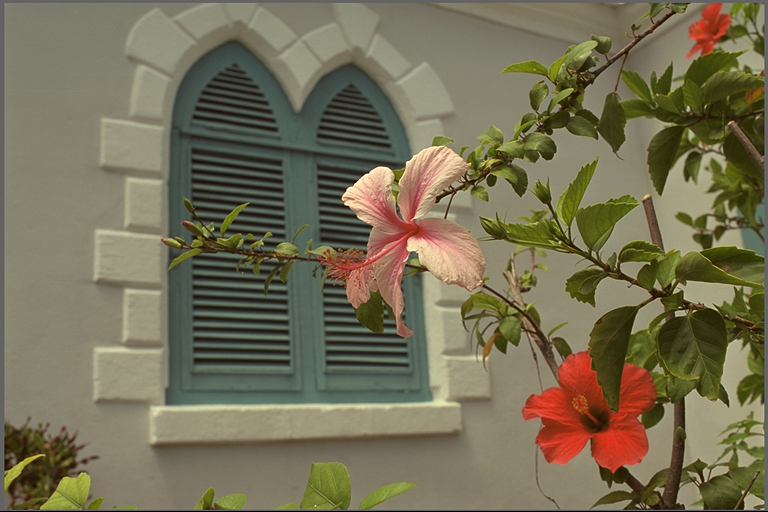
#> input picture Tests/kodim07.png, 768 x 512 px, found by its file name
$ jupyter execute dft2d.ipynb
#> lines starting #> are read from the running program, lines starting #| are printed output that depends on the picture
[cell 1]
import numpy as np
import scipy.ndimage as nd
from skimage import data, morphology, filters as imfilter
import cv2
import matplotlib.pyplot as plt
import skimage.metrics as metrics
cv2.useOptimized()
import urllib.request

[cell 2]
# read samle image from url
urllib.request.urlretrieve('https://r0k.us/graphics/kodak/kodak/kodim07.png', 'kodim07.png')
im=cv2.imread('kodim07.png')
#> im is the input picture: shape (512, 768, 3); mean B, G, R 85.4, 110.7, 117.6
im=cv2.cvtColor(im, cv2.COLOR_BGR2RGB)
imgray=cv2.cvtColor(im, cv2.COLOR_RGB2GRAY)
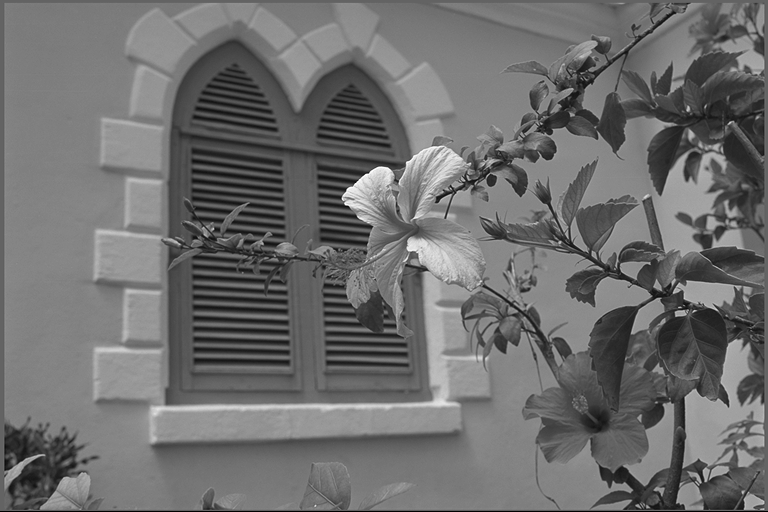
#> imgray: shape (512, 768); min 0, max 255, mean 109.9

plt.figure()
plt.imshow(im)
plt.title('Original Image')

plt.figure()
plt.imshow(imgray, cmap='gray')
plt.title('Grayscale Image')

[cell 3]
#compute dft
#dft = cv2.dft(np.float32(imgray),flags = cv2.DFT_COMPLEX_OUTPUT)

dft = np.fft.fft2(imgray)
dft_shift = np.fft.fftshift(dft)


plt.figure()
#plt.imshow(20*np.log10(cv2.magnitude(dft_shift[:,:,0],dft_shift[:,:,1])), cmap='gray')
plt.imshow(20*np.log10(np.abs(dft_shift)))
plt.colorbar()
plt.title('DFT magnitude')


plt.figure()
#plt.imshow(20*np.log10(cv2.magnitude(dft_shift[:,:,0],dft_shift[:,:,1])), cmap='gray')
plt.imshow(np.angle(dft_shift), cmap='jet')
plt.colorbar()
plt.title('DFT phase')

# find the maxmum frequency
rows, cols = imgray.shape
#> rows = 512; cols = 768
m = np.argmax(np.abs(dft_shift.flatten()), axis=0)
#> m = 196992
print('Max frequency at: ',m//cols,m%cols)
#| Max frequency at:  256 384

[cell 4]
#create a sinusoidal pattern

rows, cols = imgray.shape
w0=np.pi/12
nc=np.arange(0,cols)
#> nc = 768 values from 0 to 767
row_img=np.cos(w0*nc).reshape(1,cols)
print(row_img.shape)
#| (1, 768)


w1=np.pi/2
#w1=0
nr=np.arange(0,rows)
#> nr = 512 values from 0 to 511
col_img=np.cos(w1*nr).reshape(rows,1)
print(col_img.shape)
#| (512, 1)

sinusoidal_img=col_img@row_img
plt.figure()
plt.imshow(sinusoidal_img*255, cmap='gray')

dft = np.fft.fft2(sinusoidal_img)
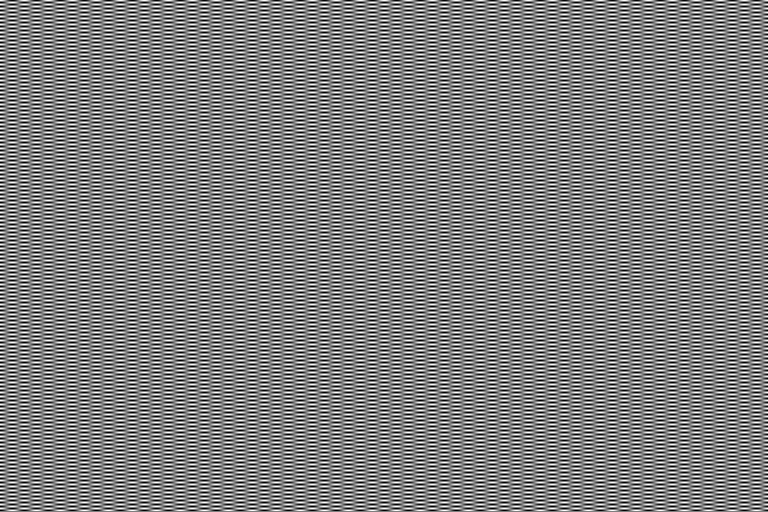
#> sinusoidal_img: shape (512, 768) float64; min -1, max 1, mean 0; drawn with min black and max white
dft_shift = np.fft.fftshift(dft)

plt.figure()
#plt.imshow(np.log10(np.abs(dft_shift)+0.00000001), cmap='gray')
plt.imshow(np.abs(dft_shift), cmap='jet')
plt.colorbar()
plt.title('DFT')
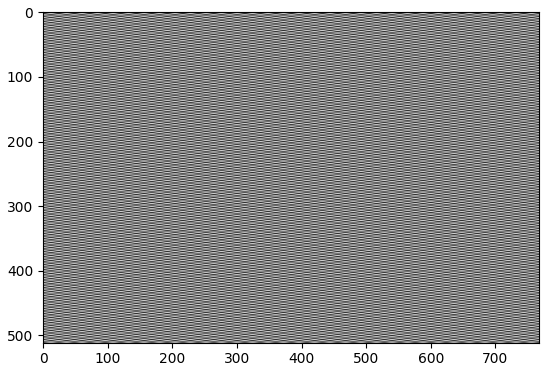
#> figure drawn by matplotlib, 1 panel
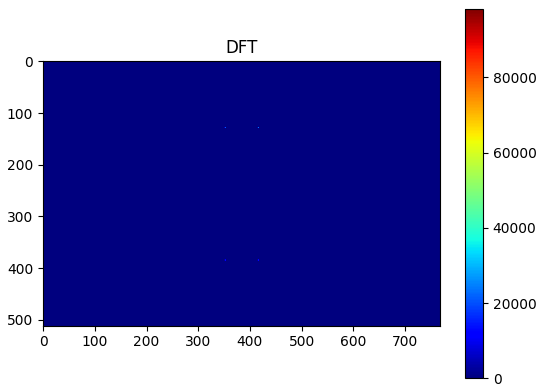
#> figure drawn by matplotlib, 2 panels

Now use DFT to analyze the response of some filters

[cell 5]
average_filter = np.ones((3,3))/9
dft = np.fft.fft2(average_filter)

print(average_filter)
print(dft)

plt.figure()
# Fourier transform of the average filter
plt.imshow(np.log10(np.abs(dft)+0.00000001), cmap='jet')
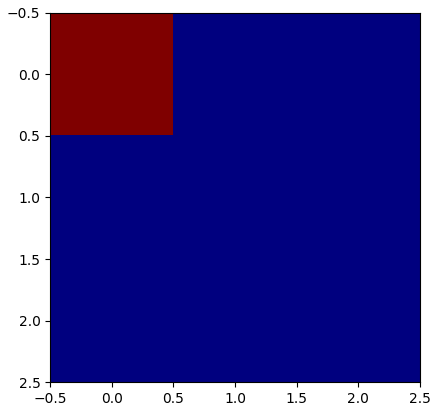
#> figure drawn by matplotlib, 1 panel

[cell 6]
average_filter = np.ones((3,3))/9
rows, cols = imgray.shape
rows=512
cols=768
dft = np.fft.fft2(average_filter, s=(rows,cols))
dft=np.fft.fftshift(dft)

plt.figure()
plt.imshow(np.log10(np.abs(dft)+0.00000001), cmap='hot')


#show dft as a 3d plot
from mpl_toolkits.mplot3d import Axes3D
fig = plt.figure()
ax = fig.add_subplot(111, projection='3d')
x = np.arange(0, cols, 1)
y = np.arange(0, rows, 1)
X, Y = np.meshgrid(x, y)
Z = np.abs(dft) #np.log10(np.abs(dft)+0.00000001)
ax.plot_surface(X, Y, Z, cmap='jet')
plt.xlabel('Frequency (cols)')
plt.ylabel('Frequency (rows)')
plt.title('DFT of 3x3 average filter')
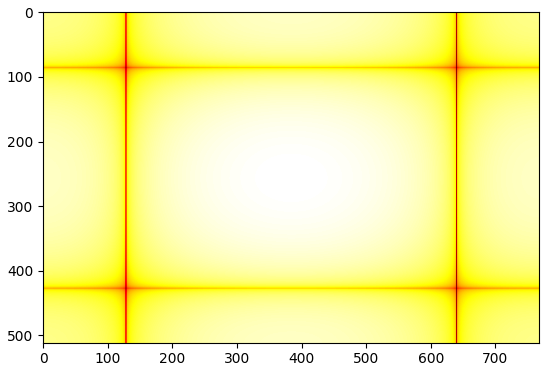
#> figure drawn by matplotlib, 1 panel
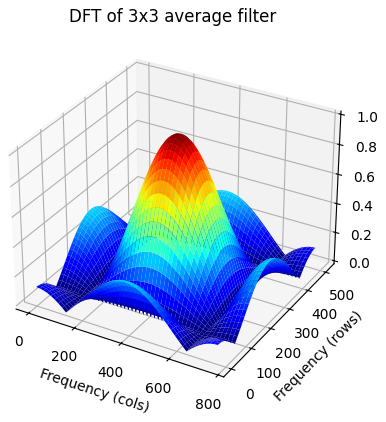
#> figure drawn by matplotlib, 1 panel

[cell 7]
lapl=np.array([[1,1,1],[1,-8,1],[1,1,1]])
dft = np.fft.fft2(lapl, s=(rows,cols))
dft=np.fft.fftshift(dft)

#show dft as a 3d plot
from mpl_toolkits.mplot3d import Axes3D
fig = plt.figure()
ax = fig.add_subplot(111, projection='3d')
x = np.arange(0, cols, 1)
y = np.arange(0, rows, 1)
X, Y = np.meshgrid(x, y)
Z = np.abs(dft) #np.log10(np.abs(dft)+0.00000001)
ax.plot_surface(X, Y, Z, cmap='jet')
plt.xlabel('Frequency (cols)')
plt.ylabel('Frequency (rows)')
plt.title('DFT of Laplacian filter')
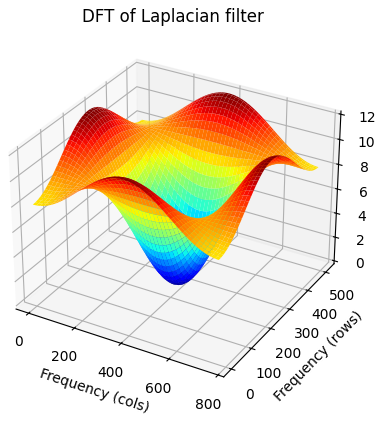
#> figure drawn by matplotlib, 1 panel

[cell 8]
#function to compute a Gaussian filter in DFT domain
def gaussian_filter_response(rows, cols, sigma):
    cx=rows//2
    cy=cols//2
    x = np.arange(0, cols)
    y = np.arange(0, rows)
    X, Y = np.meshgrid(x, y)
    G = np.exp(-(((X-cx)**2 + (Y-cy)**2)/(2*sigma**2)))
    return G

def gaussian_filter_dft(im,sigma=1):
    rows, cols = im.shape
    G=gaussian_filter_response(rows, cols, sigma)


    # [8 lines of commented-out code are left out]
    G=np.fft.fftshift(G) #restore dft domain with DC in (0,0)


    dftI=np.fft.fft2(im)
    filtered_dftI=dftI*G
    filtered_im=np.abs(np.fft.ifft2(filtered_dftI))
    return filtered_im

[cell 9]
img=np.zeros((128,128))
img[30:100,50:70]=127
filtered=gaussian_filter_dft(img,10)


plt.figure()
plt.subplot(1,2,1)
plt.imshow(img,cmap='gray')
plt.title('Image')

plt.subplot(1,2,2)
plt.imshow(filtered,cmap='gray')
plt.title('Gaussian filtered')
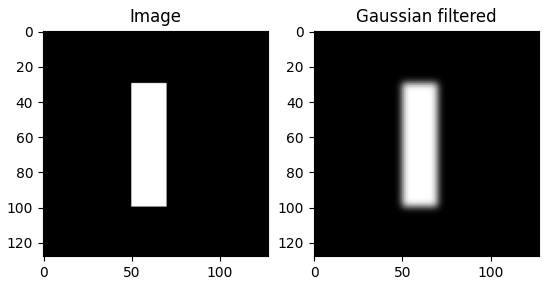
#> figure drawn by matplotlib, 2 panels

[cell 10]
G=gaussian_filter_response(128, 128, 10)
G=np.fft.fftshift(G)
h=np.fft.ifft2(G)

plt.figure()
plt.imshow(np.abs(np.fft.fftshift(h)),cmap='gray')
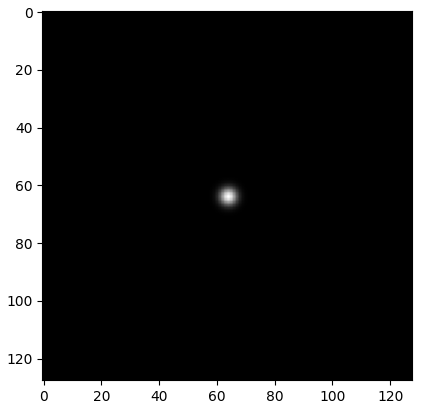
#> figure drawn by matplotlib, 1 panel

$ run again, with Tests/kodim10.png copied over Tests/kodim07.png
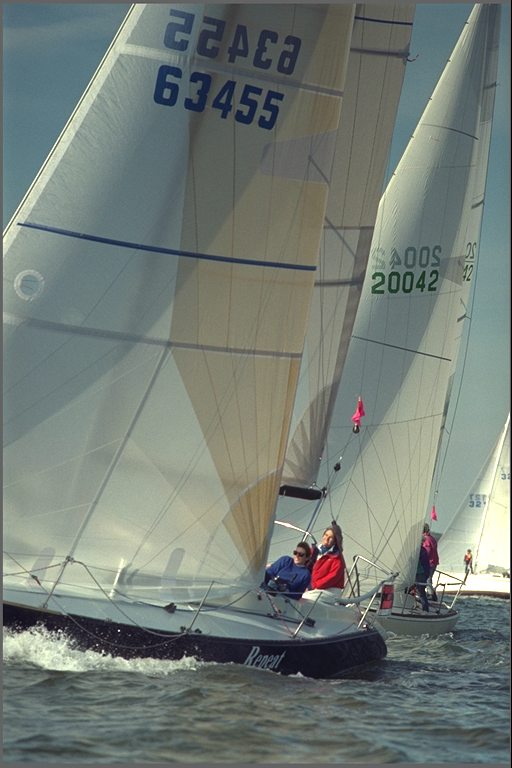
#> input picture Tests/kodim10.png, 512 x 768 px, found by its file name
#> im is the input picture: shape (768, 512, 3); mean B, G, R 118.3, 124.8, 115.6
#> `imgray=cv2.cvtColor(im, cv2.COLOR_RGB2GRAY)`:
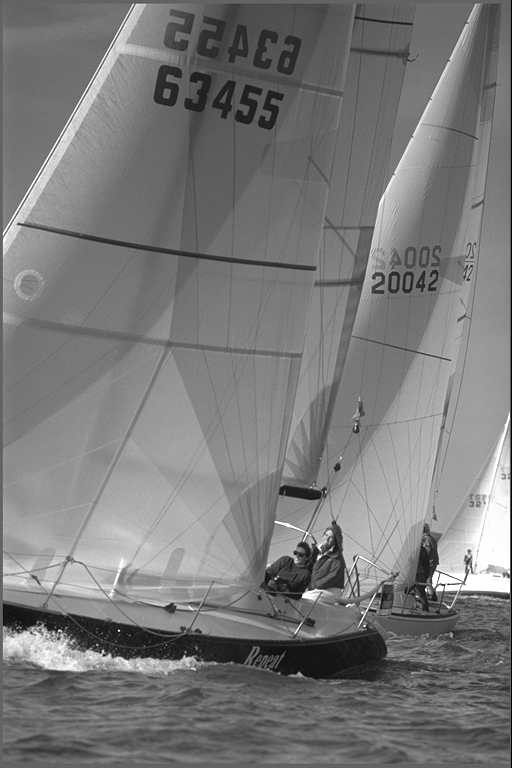
#> imgray: shape (768, 512); min 0, max 255, mean 121.3
#> m = 196864
#| Max frequency at:  384 256
#| (1, 512)
#| (768, 1)
#> `[cell 4] #create a sinusoidal pattern  rows, cols = imgray.shape w0=np..`:
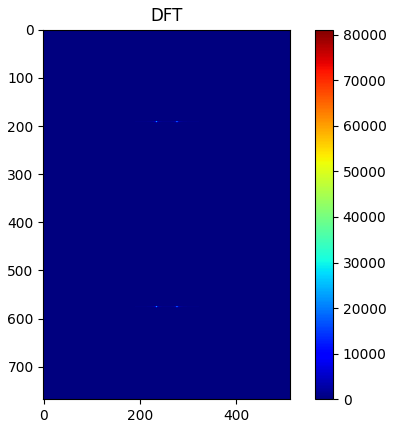
#> figure drawn by matplotlib, 2 panels
